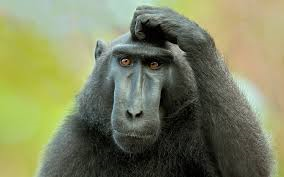
#> input picture 09_data/images/monkey.png, 284 x 177 px; the run also reads 1 picture not shown here
$ jupyter execute --allow-errors malpy.ipynb   (shell and % lines are left out)
#> lines starting #> are read from the running program, lines starting #| are printed output that depends on the picture
Napisz poniżej funkcję, która wyprintuje Twoje imię i nazwisko:

# Indeksowanie, wycinanie, iterowanie - Indexing, Slicing and Iterating

### Stwórz liste sześcianów liczb od 0 do 9

[cell 1]
import numpy as np
a = np.arange(10)**3
print(a)

### wybierz z listy zaznaczone elementy

[ 0, 1, **8**, **27**, **64**, 125, 216, 343, 512, 729]


[cell 2]
a[2:5]

[ **0**, 1, **8**, 27, **64**, 125, 216, 343, 512, 729]

[cell 3]
a[:5:2]

### przekształć by otrzymać wynik

[-1000, 1,  -1000, 27, -1000,   125,   216,   343,   512, 729]

[cell 4]
a[:5:2]=-1000
a

### Odwróć listę

[cell 5]
a[::-1]

### Sprawdź typ

[cell 6]
a.dtype

### W pętli for wyprintuj dla każdego elementu pierwiastek sześcienny z elementy

[cell 7]
for i in a:
    print(type(i))

### Stwórz macierz 10x10 z kwadratami liczb od 1 do 100

[cell 8]
np.arange(10).reshape(-1,1)*np.arange(10)

[cell 9]
np.arange(10).reshape(10,1)

#> (a cell that did not finish here is left out)

[cell 11]
np.arange(4).reshape(2,2)**2

### Stwórz macierz 5x5 gdzie na krawędziach będą 0 a w środku 1

[cell 12]
a=np.zeros((5,5))
a[:1:-1,1:-1]=1
a

### Stwórz tabliczkę mnożenia liczb od 0 do 9 w postaci dwuwymiarowej macierzy

[cell 13]
a=np.arange(10)
b=np.arange(10).reshape(-1,1)
c=a*b
c

## Zad 2  Przekształć wczytane obrazki w opisany sposób

[cell 14]
# !pip install opencv-python
import matplotlib.pyplot as plt

[cell 15]
import matplotlib.image as mpimg
im = mpimg.imread('images/monkey.png')
#> im is the input picture: shape (177, 284, 4) float32; mean R, G, B, A 0.491, 0.511, 0.375, 1

[cell 16]
import cv2
im2 = cv2.imread("images/index.jpeg")

[cell 17]
im.shape
#> Out = (177, 284, 4)

[cell 18]
im2.shape
#> Out = (177, 284, 3)

[cell 19]
plt.imshow(im)

[cell 20]
plt.imshow(im2)

### stwórz wycinek -  spróbuj wybrać twarz

[cell 21]
plt.imshow(im[40:140,100:180])
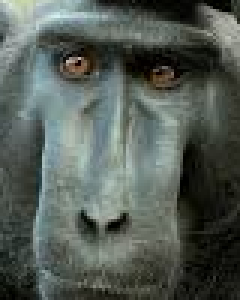
#> shown: shape (100, 80, 4) float32 (shown 3 times larger); mean R, G, B, A 0.331, 0.363, 0.337, 1

### wybierz jeden kolor

[cell 22]
red = True
green = False
blue = False
alfa = True

plt.imshow(im * np.array([red, green, blue, alfa]))
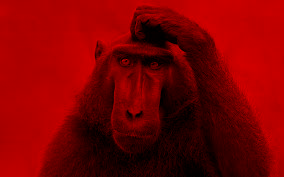
#> shown: shape (177, 284, 4) float32; mean R, G, B, A 0.491, 0, 0, 1

### Obrót o wskazaną liczbę stopni

wykorzystaj ndimage.rotate ze scipy

[cell 23]
from scipy import ndimage

[cell 24]
plt.imshow(ndimage.rotate(im,60))
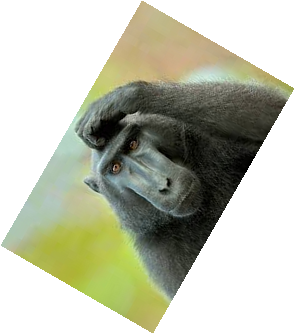
#> shown: shape (334, 295, 4) float32; mean R, G, B, A 0.248, 0.258, 0.189, 0.506; transparent parts drawn white

### Czarno biały filtr

[cell 25]
ar = np.arange(400).reshape((10,10,4))/400
ar[:,:,3] = 1

plt.imshow(ar)
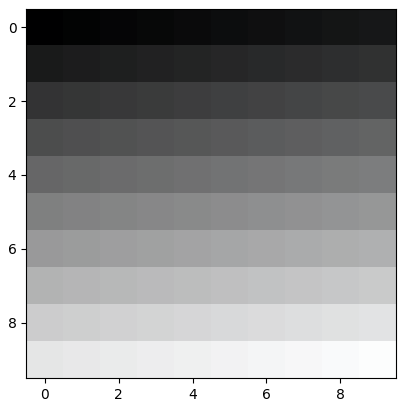
#> figure drawn by matplotlib, 1 panel

[cell 26]
ar[:,:,1] = ar[:,:,1]*10

[cell 27]
im[:,:,1] = im[:,:,0]
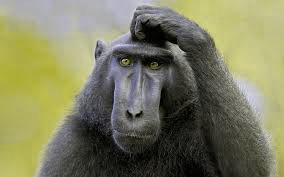
#> im: shape (177, 284, 4) float32; mean R, G, B, A 0.491, 0.491, 0.375, 1
im[:,:,2] = im[:,:,0]
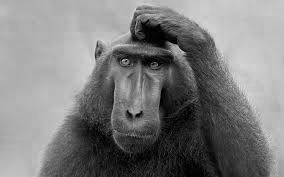
#> im: shape (177, 284, 4) float32; mean R, G, B, A 0.491, 0.491, 0.491, 1

plt.imshow(im)

[cell 28]
ar2 = np.ones((10,10,4))
ar2.sum(axis=2, keepdims=True).shape

sum_array = im.sum(axis=2, keepdims = True)
sum_array = sum_array / sum_array.max()

im_new = np.ones(3) * sum_array
im_new.shape
plt.imshow(im_new)

### Rozmazanie

wykorzystaj `ndimage.gaussian_filter`

Wyślij mi to proszę na adres: korzeniewski@gmail.com, w tytule wpisz "Ćwiczenia z NumPy"

[cell 29]
ndimage.gaussian_filter

[cell 30]
plt.imshow(ndimage.gaussian_filter(im, (0,5,3)))
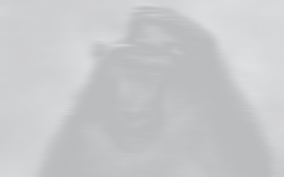
#> shown: shape (177, 284, 4) float32; mean R, G, B, A 0.605, 0.613, 0.624, 0.632; transparent parts drawn white
